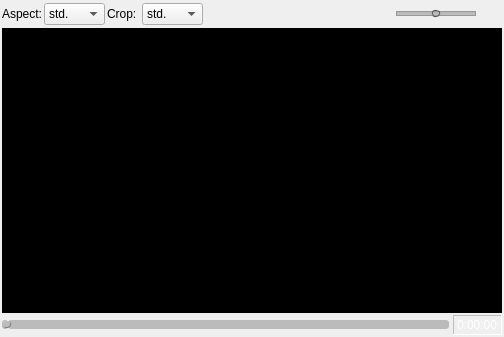
<?xml version="1.0" encoding="UTF-8"?>
<ui version="4.0">
 <class>CPlayer</class>
 <widget class="QWidget" name="CPlayer">
  <property name="geometry">
   <rect>
    <x>0</x>
    <y>0</y>
    <width>504</width>
    <height>337</height>
   </rect>
  </property>
  <property name="windowTitle">
   <string>Form</string>
  </property>
  <layout class="QVBoxLayout" name="verticalLayout" stretch="5,90,0">
   <property name="spacing">
    <number>2</number>
   </property>
   <property name="margin">
    <number>2</number>
   </property>
   <item>
    <layout class="QHBoxLayout" name="hlTop">
     <item>
      <widget class="QLabel" name="label_2">
       <property name="text">
        <string>Aspect:</string>
       </property>
      </widget>
     </item>
     <item>
      <widget class="QComboBox" name="cbxAspect">
       <item>
        <property name="text">
         <string>std.</string>
        </property>
       </item>
       <item>
        <property name="text">
         <string>4:3</string>
        </property>
       </item>
       <item>
        <property name="text">
         <string>16:9</string>
        </property>
       </item>
       <item>
        <property name="text">
         <string>16:10</string>
        </property>
       </item>
       <item>
        <property name="text">
         <string>1:1</string>
        </property>
       </item>
       <item>
        <property name="text">
         <string>5:4</string>
        </property>
       </item>
       <item>
        <property name="text">
         <string>2.35</string>
        </property>
       </item>
      </widget>
     </item>
     <item>
      <widget class="QLabel" name="label">
       <property name="text">
        <string>Crop: </string>
       </property>
      </widget>
     </item>
     <item>
      <widget class="QComboBox" name="cbxCrop">
       <item>
        <property name="text">
         <string>std.</string>
        </property>
       </item>
       <item>
        <property name="text">
         <string>4:3</string>
        </property>
       </item>
       <item>
        <property name="text">
         <string>16:9</string>
        </property>
       </item>
       <item>
        <property name="text">
         <string>16:10</string>
        </property>
       </item>
       <item>
        <property name="text">
         <string>1:1</string>
        </property>
       </item>
       <item>
        <property name="text">
         <string>5:4</string>
        </property>
       </item>
       <item>
        <property name="text">
         <string>2.35</string>
        </property>
       </item>
      </widget>
     </item>
     <item>
      <spacer name="horizontalSpacer_2">
       <property name="orientation">
        <enum>Qt::Horizontal</enum>
       </property>
       <property name="sizeHint" stdset="0">
        <size>
         <width>40</width>
         <height>20</height>
        </size>
       </property>
      </spacer>
     </item>
     <item>
      <widget class="QLabel" name="labSound">
       <property name="text">
        <string/>
       </property>
       <property name="pixmap">
        <pixmap resource="../vlc-record.qrc">:/player/sound_on</pixmap>
       </property>
      </widget>
     </item>
     <item>
      <widget class="QSlider" name="volSlider">
       <property name="minimumSize">
        <size>
         <width>80</width>
         <height>0</height>
        </size>
       </property>
       <property name="maximumSize">
        <size>
         <width>80</width>
         <height>16777215</height>
        </size>
       </property>
       <property name="styleSheet">
        <string notr="true">QSlider::groove:horizontal {
     border: 1px solid #999999;
     height: 3px; /* the groove expands to the size of the slider by default. by giving it a height, it has a fixed size */
     background: qlineargradient(x1:0, y1:0, x2:0, y2:1, stop:0 #B1B1B1, stop:1 #c4c4c4);
     margin: 2px 0;
 }

 QSlider::handle:horizontal {
     background-color: qlineargradient(spread:pad, x1:0, y1:0, x2:0, y2:1, stop:0 #eee, 	stop:0.7 grey, stop:1 #dedede);
     border: 1px solid #5c5c5c;
     width: 6px;
     margin: -2px 0; /* handle is placed by default on the contents rect of the groove. Expand outside the groove */
     border-radius: 3px;
 }</string>
       </property>
       <property name="maximum">
        <number>100</number>
       </property>
       <property name="sliderPosition">
        <number>50</number>
       </property>
       <property name="orientation">
        <enum>Qt::Horizontal</enum>
       </property>
       <property name="invertedControls">
        <bool>false</bool>
       </property>
       <property name="tickPosition">
        <enum>QSlider::NoTicks</enum>
       </property>
      </widget>
     </item>
     <item>
      <widget class="QToolButton" name="btnFullScreen">
       <property name="maximumSize">
        <size>
         <width>24</width>
         <height>24</height>
        </size>
       </property>
       <property name="toolTip">
        <string>Switch to Fullscreen</string>
       </property>
       <property name="text">
        <string/>
       </property>
       <property name="icon">
        <iconset resource="../vlc-record.qrc">
         <normaloff>:/player/fullscreen</normaloff>:/player/fullscreen</iconset>
       </property>
       <property name="iconSize">
        <size>
         <width>18</width>
         <height>18</height>
        </size>
       </property>
       <property name="autoRaise">
        <bool>true</bool>
       </property>
      </widget>
     </item>
    </layout>
   </item>
   <item>
    <widget class="QFrame" name="fMaster">
     <property name="styleSheet">
      <string notr="true">QFrame#fMaster {
   background-color: black;
   background-image: url(:/app/tv);
   background-repeat: no-repeat;
   background-position: center middle;
}</string>
     </property>
     <property name="frameShape">
      <enum>QFrame::Panel</enum>
     </property>
     <property name="frameShadow">
      <enum>QFrame::Sunken</enum>
     </property>
     <property name="lineWidth">
      <number>1</number>
     </property>
     <layout class="QVBoxLayout" name="vlMasterFrame">
      <property name="spacing">
       <number>0</number>
      </property>
      <property name="margin">
       <number>0</number>
      </property>
      <item>
       <widget class="QFrame" name="fParent">
        <property name="frameShape">
         <enum>QFrame::NoFrame</enum>
        </property>
        <property name="frameShadow">
         <enum>QFrame::Plain</enum>
        </property>
        <property name="lineWidth">
         <number>0</number>
        </property>
        <layout class="QVBoxLayout" name="vlParent">
         <property name="spacing">
          <number>0</number>
         </property>
         <property name="margin">
          <number>0</number>
         </property>
         <item>
          <widget class="CVideoFrame" name="fVideo" native="true">
           <property name="styleSheet">
            <string notr="true">QWidget#fVideo {
   background-color: black;
   background-image: url(:/app/kartina);
   background-repeat: no-repeat;
   background-position: center middle;
}</string>
           </property>
          </widget>
         </item>
        </layout>
       </widget>
      </item>
     </layout>
    </widget>
   </item>
   <item>
    <layout class="QHBoxLayout" name="horizontalLayout" stretch="10,0,0">
     <property name="spacing">
      <number>2</number>
     </property>
     <item>
      <widget class="QSlider" name="posSlider">
       <property name="enabled">
        <bool>false</bool>
       </property>
       <property name="maximumSize">
        <size>
         <width>16777215</width>
         <height>16777215</height>
        </size>
       </property>
       <property name="styleSheet">
        <string notr="true">QSlider::groove:horizontal {
     border: 1px solid #999999;
     height: 3px; /* the groove expands to the size of the slider by default. by giving it a height, it has a fixed size */
     margin: 2px 0;
 }

 QSlider::handle:horizontal {
    background-color: qlineargradient(spread:pad, x1:0, y1:0, x2:0, y2:1, stop:0 #eee, 	stop:0.7 grey, stop:1 #dedede);
     border: 1px outset gray;/* solid #5c5c5c; */
     width: 6px;
     margin: -2px 0; /* handle is placed by default on the contents rect of the groove. Expand outside the groove */
     border-radius: 3px;
 }

QSlider::handle:horizontal:hover {
      background-color: qlineargradient(spread:pad, x1:0, y1:0, x2:0, y2:1, stop:0 #eee, 	stop:0.7 #800, stop:1 #dedede);
}

QSlider::add-page:horizontal {
   background: rgb(77, 231, 0);
   border-radius: 3px;
}

QSlider::sub-page:horizontal {
   background: #FFCC00;
   border-radius: 3px;
}

QSlider::add-page:horizontal:disabled {
   background: #bbb;
   border-radius: 3px;
}

QSlider::sub-page:horizontal:disabled {
   background: #bbb;
   border-radius: 3px;
}

QSlider::handle:horizontal:disabled {
      background-color: #bbb;
}</string>
       </property>
       <property name="maximum">
        <number>1000</number>
       </property>
       <property name="orientation">
        <enum>Qt::Horizontal</enum>
       </property>
      </widget>
     </item>
     <item>
      <spacer name="horizontalSpacer">
       <property name="orientation">
        <enum>Qt::Horizontal</enum>
       </property>
       <property name="sizeHint" stdset="0">
        <size>
         <width>2</width>
         <height>20</height>
        </size>
       </property>
      </spacer>
     </item>
     <item>
      <widget class="QLabel" name="labPos">
       <property name="enabled">
        <bool>false</bool>
       </property>
       <property name="styleSheet">
        <string notr="true">QLabel#labPos {
color: white;
}</string>
       </property>
       <property name="frameShape">
        <enum>QFrame::Panel</enum>
       </property>
       <property name="frameShadow">
        <enum>QFrame::Sunken</enum>
       </property>
       <property name="text">
        <string>0:00:00</string>
       </property>
      </widget>
     </item>
    </layout>
   </item>
  </layout>
 </widget>
 <customwidgets>
  <customwidget>
   <class>CVideoFrame</class>
   <extends>QWidget</extends>
   <header>cvideoframe.h</header>
   <container>1</container>
  </customwidget>
 </customwidgets>
 <resources>
  <include location="../vlc-record.qrc"/>
 </resources>
 <connections/>
</ui>
